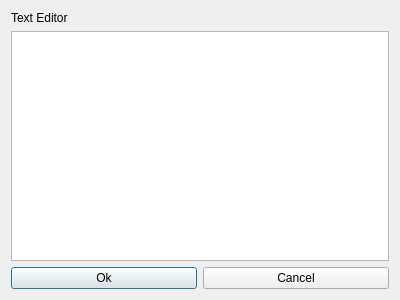
<?xml version="1.0" encoding="UTF-8"?>
<ui version="4.0">
 <class>makeCommentOrPost</class>
 <widget class="QDialog" name="makeCommentOrPost">
  <property name="geometry">
   <rect>
    <x>0</x>
    <y>0</y>
    <width>400</width>
    <height>300</height>
   </rect>
  </property>
  <property name="windowTitle">
   <string>Making a Post or Comment</string>
  </property>
  <layout class="QVBoxLayout" name="verticalLayout">
   <item>
    <widget class="QLabel" name="label">
     <property name="text">
      <string>Text Editor</string>
     </property>
    </widget>
   </item>
   <item>
    <widget class="QTextEdit" name="textEdit"/>
   </item>
   <item>
    <layout class="QHBoxLayout" name="horizontalLayout_2">
     <item>
      <widget class="QPushButton" name="pushButton">
       <property name="text">
        <string>Ok</string>
       </property>
      </widget>
     </item>
     <item>
      <widget class="QPushButton" name="pushButton_2">
       <property name="text">
        <string>Cancel</string>
       </property>
      </widget>
     </item>
    </layout>
   </item>
  </layout>
 </widget>
 <resources/>
 <connections>
  <connection>
   <sender>pushButton_2</sender>
   <signal>clicked()</signal>
   <receiver>makeCommentOrPost</receiver>
   <slot>close()</slot>
   <hints>
    <hint type="sourcelabel">
     <x>306</x>
     <y>285</y>
    </hint>
    <hint type="destinationlabel">
     <x>397</x>
     <y>275</y>
    </hint>
   </hints>
  </connection>
  <connection>
   <sender>pushButton</sender>
   <signal>clicked()</signal>
   <receiver>makeCommentOrPost</receiver>
   <slot>close()</slot>
   <hints>
    <hint type="sourcelabel">
     <x>162</x>
     <y>283</y>
    </hint>
    <hint type="destinationlabel">
     <x>201</x>
     <y>269</y>
    </hint>
   </hints>
  </connection>
 </connections>
</ui>
